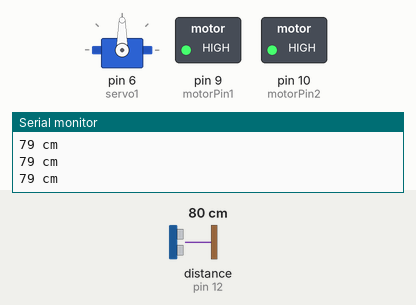
Bench run of a sketch on a simulated Arduino Uno, built with avr-gcc and run on an emulated ATmega328P. Shown: servo, switched loads named in the sketch (green lamp = pin HIGH), the last lines printed to the serial monitor. Wiring (inferred from the names in the program): ultrasonic range finder: trigger pin 13; echo pin 12. Inputs (shaded band) come from the test bench; at power-on: distance to the obstacle (sensor on pin 12) 80 cm. The echo pulse lasts 58.3 µs per cm; random numbers use the default seed unless the sketch sets one; pins used as bus, display or sensor lines are not drawn.

Above: at 1.3 s.
1.4 s: distance to the obstacle (sensor on pin 12) set to 27 cm
At 2.4 s:
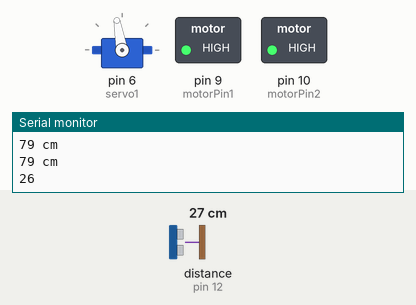
3.0 s: distance to the obstacle (sensor on pin 12) set to 22 cm
6.0 s: distance to the obstacle (sensor on pin 12) set to 19 cm
At 7.2 s:
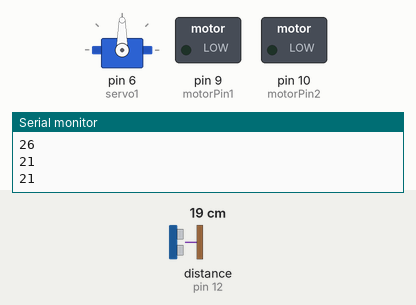
7.5 s: distance to the obstacle (sensor on pin 12) set to 35 cm
At 8.6 s:
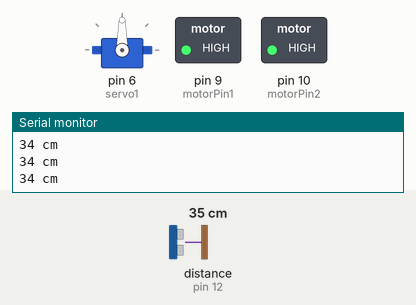
9.0 s: distance to the obstacle (sensor on pin 12) set to 28 cm
At 10.0 s:
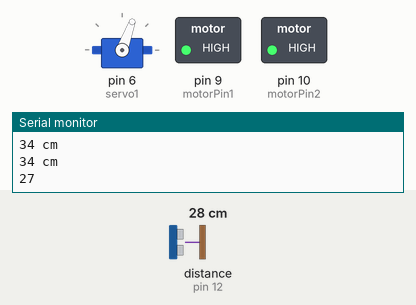
Timing chart, 0 to 11.5 s (numbered marks = the images above; inputs shaded):
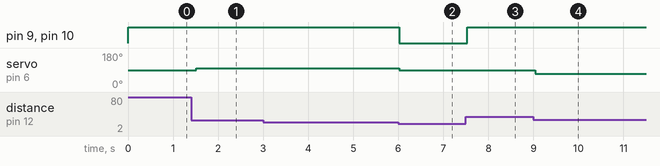

Measured:
- the behaviour switches between 21 and 20 cm on distance to the obstacle (sensor on pin 12) (found by bisection; images 1 and 2)
- the behaviour switches between 31 and 30 cm on distance to the obstacle (sensor on pin 12) (found by bisection; images 3 and 4)
- after the input at 1.4 s, servo on pin 6 (servo1): 90° → 100° after 0.12 s
- after the input at 6.0 s, pin 9 (motorPin1), pin 10 (motorPin2): HIGH → LOW at once
- after the input at 7.5 s, pin 9 (motorPin1), pin 10 (motorPin2): LOW → HIGH at once
- after the input at 9.0 s, servo on pin 6 (servo1): 90° → 70° at once

The sketch:

system.ino
```cpp
#include <Servo.h>

#define trigPin 13
#define echoPin 12

const int motorPin1 = 9;
const int motorPin2 = 10;
Servo servo1;

void setup()
{
  pinMode(motorPin1, OUTPUT);
  pinMode(motorPin2, OUTPUT);
  pinMode(trigPin, OUTPUT);
  pinMode(echoPin, INPUT);
  servo1.attach(6);
  Serial.begin(9600);
}

void loop()
{
  scanDistance();
}

void scanDistance()
{
  long duration, distance;
  digitalWrite(trigPin, LOW);  // Added this line
  delayMicroseconds(2); // Added this line
  digitalWrite(trigPin, HIGH);
  delayMicroseconds(10); // Added this line
  digitalWrite(trigPin, LOW);
  duration = pulseIn(echoPin, HIGH);
  distance = (duration/2) / 29.1;
  setDirection(distance);
  delay(500);
}

void setMotorSpeed(int speed)
{
  analogWrite(motorPin1,speed);	// set the new speed
  analogWrite(motorPin2,speed);	// set the new speed
}

void setDirection(long distance)
{
  if (distance < 30)
  {
    if(distance < 20)
    {
      setMotorSpeed(0); // stop the motor
      servo1.write(90); // return to the original position
      return;
    }
    else
    {
      if(random(0,2) == 0) // ramdonly choose where to go
      {
        servo1.write(70);
      }
      else
      {
        servo1.write(100);
      }
      Serial.println(distance);
      setMotorSpeed(255);
    }
    delay(1000);
  }
  else
  {
    Serial.print(distance);
    Serial.println(" cm");
    servo1.write(90);
    setMotorSpeed(255);
  }
}
```
